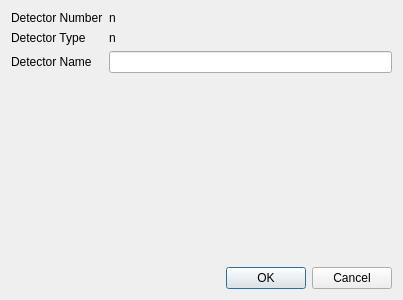
<?xml version="1.0" encoding="UTF-8"?>
<ui version="4.0">
 <class>QxrdAreaDetectorDialog</class>
 <widget class="QDialog" name="QxrdAreaDetectorDialog">
  <property name="geometry">
   <rect>
    <x>0</x>
    <y>0</y>
    <width>403</width>
    <height>300</height>
   </rect>
  </property>
  <property name="windowTitle">
   <string>Dialog</string>
  </property>
  <layout class="QGridLayout" name="gridLayout">
   <item row="2" column="0">
    <widget class="QLabel" name="label_3">
     <property name="text">
      <string>Detector Name</string>
     </property>
    </widget>
   </item>
   <item row="5" column="0" colspan="2">
    <widget class="QDialogButtonBox" name="buttonBox">
     <property name="orientation">
      <enum>Qt::Horizontal</enum>
     </property>
     <property name="standardButtons">
      <set>QDialogButtonBox::Cancel|QDialogButtonBox::Ok</set>
     </property>
    </widget>
   </item>
   <item row="0" column="0">
    <widget class="QLabel" name="label">
     <property name="text">
      <string>Detector Number</string>
     </property>
    </widget>
   </item>
   <item row="1" column="0">
    <widget class="QLabel" name="label_2">
     <property name="text">
      <string>Detector Type</string>
     </property>
    </widget>
   </item>
   <item row="1" column="1">
    <widget class="QLabel" name="m_DetectorType">
     <property name="text">
      <string>n</string>
     </property>
    </widget>
   </item>
   <item row="0" column="1">
    <widget class="QLabel" name="m_DetectorNumber">
     <property name="text">
      <string>n</string>
     </property>
    </widget>
   </item>
   <item row="4" column="0" colspan="2">
    <spacer name="verticalSpacer">
     <property name="orientation">
      <enum>Qt::Vertical</enum>
     </property>
     <property name="sizeHint" stdset="0">
      <size>
       <width>379</width>
       <height>171</height>
      </size>
     </property>
    </spacer>
   </item>
   <item row="2" column="1">
    <widget class="QLineEdit" name="m_DetectorName"/>
   </item>
  </layout>
 </widget>
 <resources/>
 <connections>
  <connection>
   <sender>buttonBox</sender>
   <signal>accepted()</signal>
   <receiver>QxrdAreaDetectorDialog</receiver>
   <slot>accept()</slot>
   <hints>
    <hint type="sourcelabel">
     <x>248</x>
     <y>254</y>
    </hint>
    <hint type="destinationlabel">
     <x>157</x>
     <y>274</y>
    </hint>
   </hints>
  </connection>
  <connection>
   <sender>buttonBox</sender>
   <signal>rejected()</signal>
   <receiver>QxrdAreaDetectorDialog</receiver>
   <slot>reject()</slot>
   <hints>
    <hint type="sourcelabel">
     <x>316</x>
     <y>260</y>
    </hint>
    <hint type="destinationlabel">
     <x>286</x>
     <y>274</y>
    </hint>
   </hints>
  </connection>
 </connections>
</ui>
